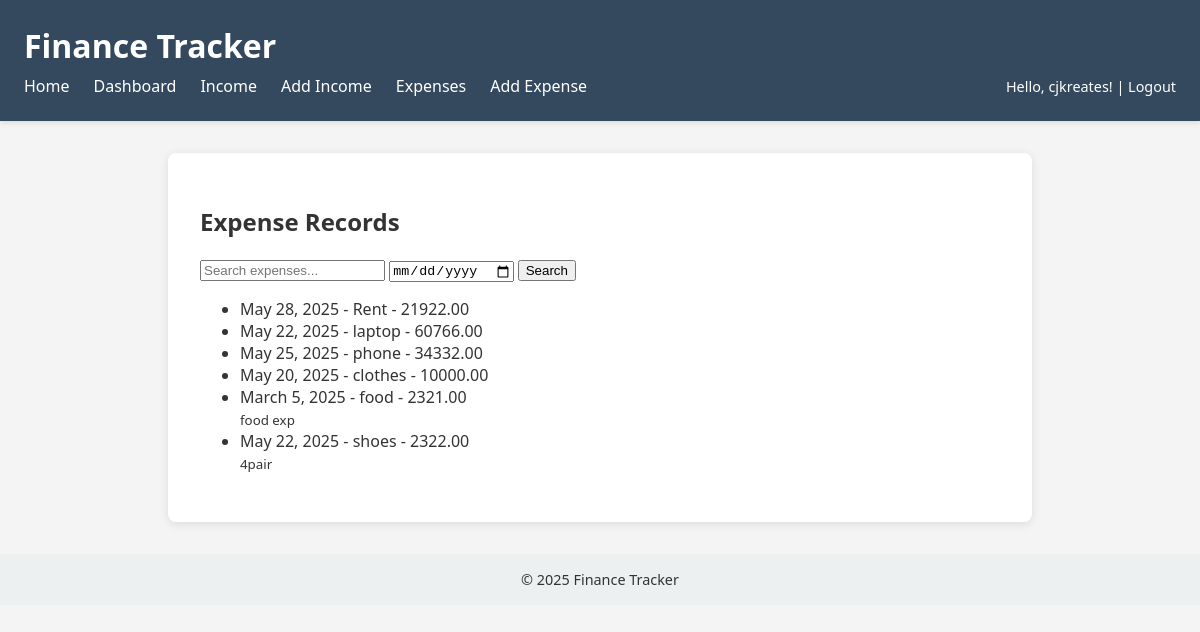
The app's page /expenses/ (signed in), older data.
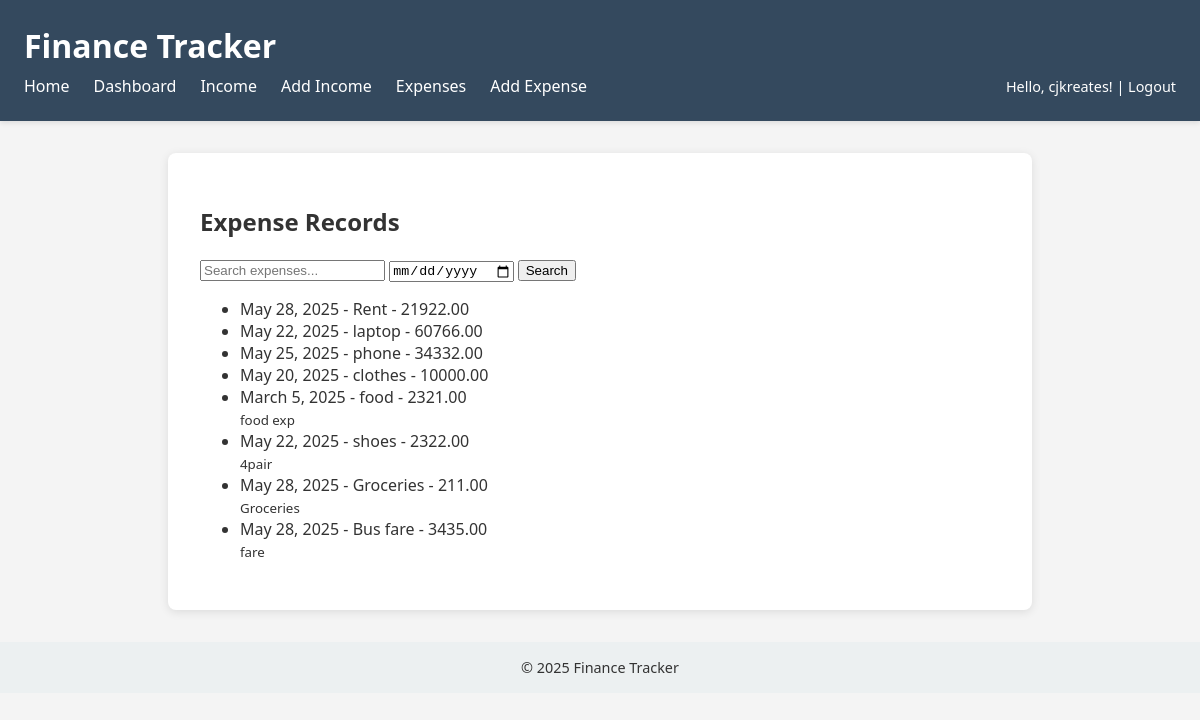
The same page, newer data.
### core/models.py (models this page shows, shortened)
class expense(models.Model):
	  user = models.ForeignKey(User, on_delete=models.CASCADE)
	  category=models.CharField(max_length=100)
	  amount=models.DecimalField(max_digits=10,decimal_places=2)
	  date=models.DateField()
	  description=models.TextField(blank=True)

### core/views.py (the view)
# urls.py: path('expenses/', views.expense_list, name='expense_list'),
@login_required
def expense_list(request):
    query = request.GET.get('q', '')
    expenses = expense.objects.filter(user=request.user)
    if query:
        expenses = expenses.filter(
            Q(category__icontains=query) |
            Q(description__icontains=query) |
            Q(amount__icontains=query)
        )
    return render(request, 'core/expense_list.html', {'expenses': expenses})

### templates/core/expense_list.html (shortened to what this page needs)
{% extends 'core/base.html' %}
{% block content %}
<h2>Expense Records</h2>
<form method="get">
    <input type="text" name="q" placeholder="Search expenses..." value="{{ request.GET.q }}">
    <input type="date" name="date" value="{{ request.GET.date }}">
    <button type="submit">Search</button>
</form>
<ul>
    {% for expense in expenses %}
        <li>{{ expense.date }} - {{ expense.category }} - {{ expense.amount }}<br>
            <small>{{ expense.description }}</small>
        </li>
    {% empty %}
        <li>No expense records found.</li>
    {% endfor %}
</ul>
{% endblock %}

Row changes from the older to the newer data that the page shows:
added expense: date "May 28, 2025", category "Groceries", amount "211.00", description "Groceries"
added expense: date "May 28, 2025", category "Bus fare", amount "3435.00", description "fare"
